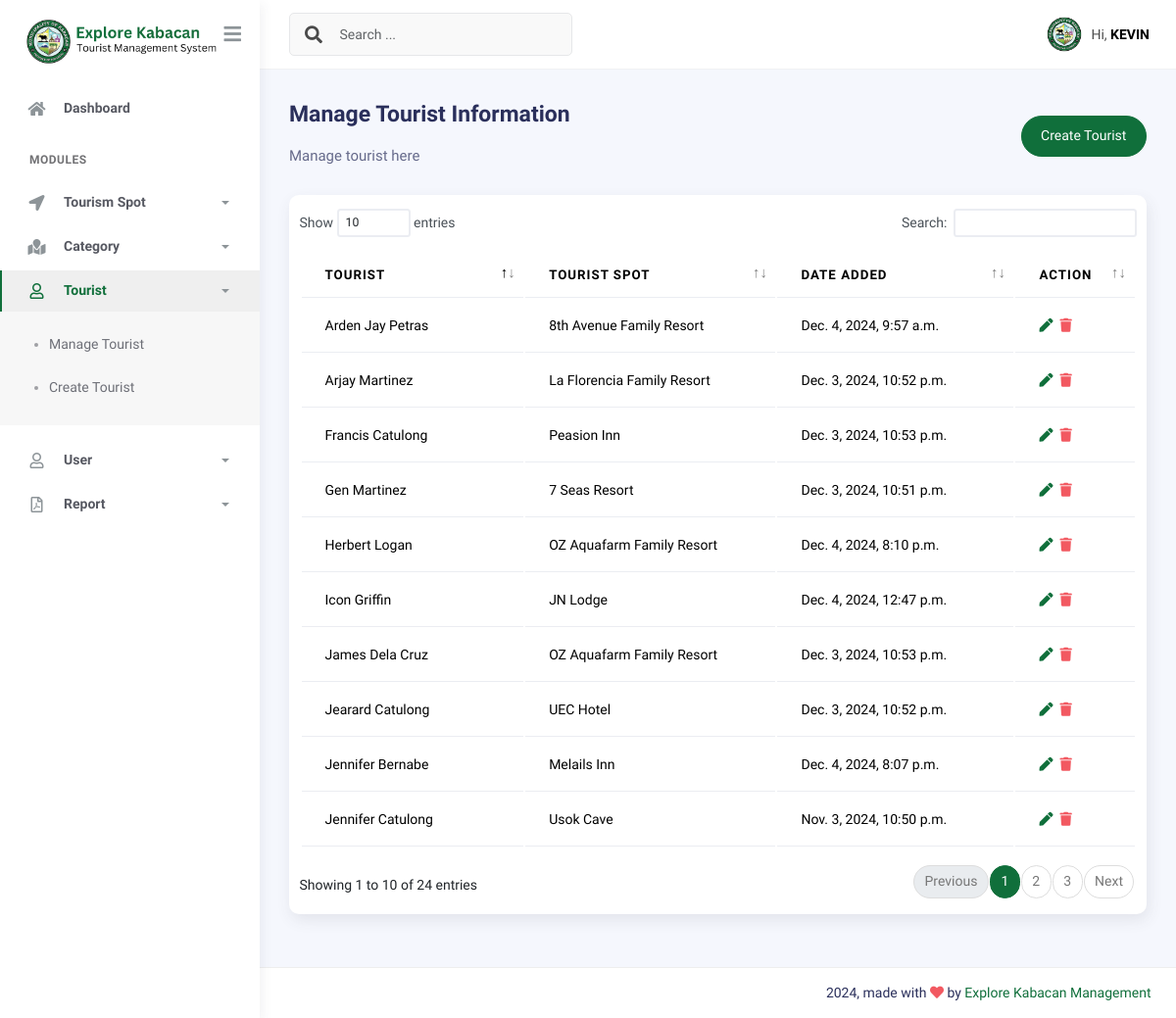
The page /tourist/list (signed in) on the database its author committed.
### explore_kabacan_app/models.py (models this page shows, shortened)
class CustomUser(AbstractBaseUser, PermissionsMixin):
    username = models.CharField(max_length=150, unique=True)
    first_name = models.CharField(max_length=255)
    middle_name = models.CharField(max_length=255)
    last_name = models.CharField(max_length=255)
    assigned_to = models.ForeignKey('Spot', null=True, blank=True, on_delete=models.CASCADE, help_text='Select what tourist spot you are assigned to.')
    email = models.EmailField(unique=True)
    is_active = models.BooleanField(default=True, help_text='Whether the user can login to the system')
    is_staff = models.BooleanField(default=False, help_text='Whether the user can access the super admin')
    is_superuser = models.BooleanField(default=False, help_text='Whether the user has the admin permission to system')
    date_joined = models.DateTimeField(default=timezone.now)
    objects = CustomUserManager()
    USERNAME_FIELD = "username"
    REQUIRED_FIELDS = ["email"]
    class Meta:
        db_table = "users_tbl"
        verbose_name = "User"
        verbose_name_plural = "Users"

class Tourist(models.Model):
    GENDER = (
        ("Male", "Male"),
        ("Female", "Female"),
    )
    VISITOR_TYPE = (
        ("Individual","Individual"),
        ("Group","Group"),
    )
    firstname = models.CharField(max_length=255, null=False, blank=False)
    middlename = models.CharField(max_length=255, blank=True, null=True)
    lastname = models.CharField(max_length=255, null=False, blank=False)
    dob = models.DateField(auto_now_add=False)
    gender = models.CharField(max_length=255, null=False, blank=False, choices=GENDER)
    phone_number = models.CharField(max_length=11, null=False, blank=False)
    address = models.CharField(max_length=255, null=False, blank=False)
    destination = models.ForeignKey(Spot, on_delete=models.SET_NULL, null=True)
    visit_date = models.DateTimeField(auto_now_add=True, editable=True, null=False, blank=False)
    visitor_type = models.CharField(max_length=255, choices=VISITOR_TYPE, null=True, blank=True)
    number_of_visitors = models.IntegerField(null=True, blank=True, default=0)
    def get_full_name(self):
        return (
            f"{self.firstname} {self.lastname}" if self.middlename else self.firstname
        )
    class Meta:
        db_table = "tourist_tbl"
        verbose_name = "Tourists"
        verbose_name_plural = "Tourists"

class Spot(models.Model):
    spot = models.CharField(max_length=255, blank=False, null=False)
    category = models.ForeignKey(SpotCategory, blank=True, null=True, on_delete=models.SET_NULL)
    date_added = models.DateTimeField(auto_now_add=True)
    def __str__(self) -> str:
        return self.spot
    class Meta:
        db_table = "spot_tbl"
        verbose_name = "Tourist Spot"
        verbose_name_plural = "Tourist Spots"

### explore_kabacan_app/views.py (the view)
# urls.py: path("tourist/list", TouristView.as_view(), name="toursit"),
class TouristView(CustomLoginRequiredMixin, View):
    template_name = "tourist.html"
    def get(self, request, *args, **kwargs):
        context = {}
        context["tourists"] = Tourist.objects.all().order_by("-visit_date")
        return render(request, self.template_name, context)

### explore_kabacan_app/templates/tourist.html (shortened to what this page needs)
{% extends './includes/base.html' %}
{% block content %}
<div class="page-inner">
    <div class="d-flex align-items-left align-items-md-center flex-column flex-md-row pt-2 pb-4">
        <div>
            <h3 class="fw-bold mb-3">Manage Tourist Information</h3>
            <h6 class="op-7 mb-2">Manage tourist here</h6>
        </div>
        <div class="ms-md-auto py-2 py-md-0">
            <a href="{% url 'add_tourist' %}" class="btn btn-primary btn-round">Create Tourist</a>
        </div>
    </div>
    <div class="card py-3">
        <table class="table" id="datatable">
            <thead>
                <tr>
                    <th>Tourist</th>
                    <th>Tourist Spot</th>
                    <th>Date Added</th>
                    <th>Action</th>
                </tr>
            </thead>
            <tbody>
                {% for tourist in tourists %}
                <tr>
                    <td>{{ tourist.get_full_name }}</td>
                    <td>{{ tourist.destination }}</td>
                    <td>{{ tourist.visit_date }}</td>
                    <td class="d-flex align-items-left justify-content-start gap-2">
                        <a href="{% url 'update_tourist' pk=tourist.id %}">
                            <i class="fas fa-pen"></i>
                        </a>
                        <a href="{% url 'delete_tourist' pk=tourist.id %}">
                            <i class="fas fa-trash text-danger"></i>
                        </a>
                    </td>
                </tr>
                {% endfor %}
            </tbody>
        </table>
    </div>
</div>
{% endblock %}

### explore_kabacan_app/templates/includes/navbar.html (shortened to what this page needs)
{% load static %}
<nav class="navbar navbar-header navbar-header-transparent navbar-expand-lg border-bottom">
    <div class="container-fluid">
        <nav class="navbar navbar-header-left navbar-expand-lg navbar-form nav-search p-0 d-none d-lg-flex">
            <div class="input-group">
              <div class="input-group-prepend">
                <button type="submit" class="btn btn-search pe-1">
                  <i class="fa fa-search search-icon"></i>
                </button>
              </div>
              <input type="text" placeholder="Search ..." class="form-control">
            </div>
          </nav>
        <ul class="navbar-nav topbar-nav ms-md-auto align-items-center">
            <li class="nav-item topbar-user dropdown hidden-caret">
                <a
                    class="dropdown-toggle profile-pic"
                    data-bs-toggle="dropdown"
                    href="#"
                    aria-expanded="false"
                >
                    <div class="avatar-sm">
                        <img src="{% static 'assets/img/logo.jpg' %}" alt="{{ request.user.username }}" class="avatar-img rounded-circle">
                    </div>
                    <span class="profile-username">
                        <span class="op-7">Hi,</span>
                        <span class="fw-bold" style="text-transform: uppercase;">{{ request.user.username }}</span>
                    </span>
                </a>
            </li>
        </ul>
    </div>
</nav>

### explore_kabacan_app/templates/includes/base.html (style rules this page uses)
.btn-primary { background-color: #106F3B !important; border-color: #106F3B !important; }

### rows shown on the page
CustomUser: user.username "KEVIN"
Tourist: get_full_name "Herbert Logan", destination "OZ Aquafarm Family Resort", visit_date "Dec. 4, 2024, 8:10 p.m."
Tourist: get_full_name "Jennifer Bernabe", destination "Melails Inn", visit_date "Dec. 4, 2024, 8:07 p.m."
Tourist: get_full_name "Icon Griffin", destination "JN Lodge", visit_date "Dec. 4, 2024, 12:47 p.m."
Tourist: get_full_name "Arden Jay Petras", destination "8th Avenue Family Resort", visit_date "Dec. 4, 2024, 9:57 a.m."
Tourist: get_full_name "James Dela Cruz", destination "OZ Aquafarm Family Resort", visit_date "Dec. 3, 2024, 10:53 p.m."
Tourist: get_full_name "Francis Catulong", destination "Peasion Inn", visit_date "Dec. 3, 2024, 10:53 p.m."
Tourist: get_full_name "Arjay Martinez", destination "La Florencia Family Resort", visit_date "Dec. 3, 2024, 10:52 p.m."
Tourist: get_full_name "Jearard Catulong", destination "UEC Hotel", visit_date "Dec. 3, 2024, 10:52 p.m."
Tourist: get_full_name "Gen Martinez", destination "7 Seas Resort", visit_date "Dec. 3, 2024, 10:51 p.m."
Tourist: get_full_name "Jennifer Catulong", destination "Usok Cave", visit_date "Nov. 3, 2024, 10:50 p.m."
